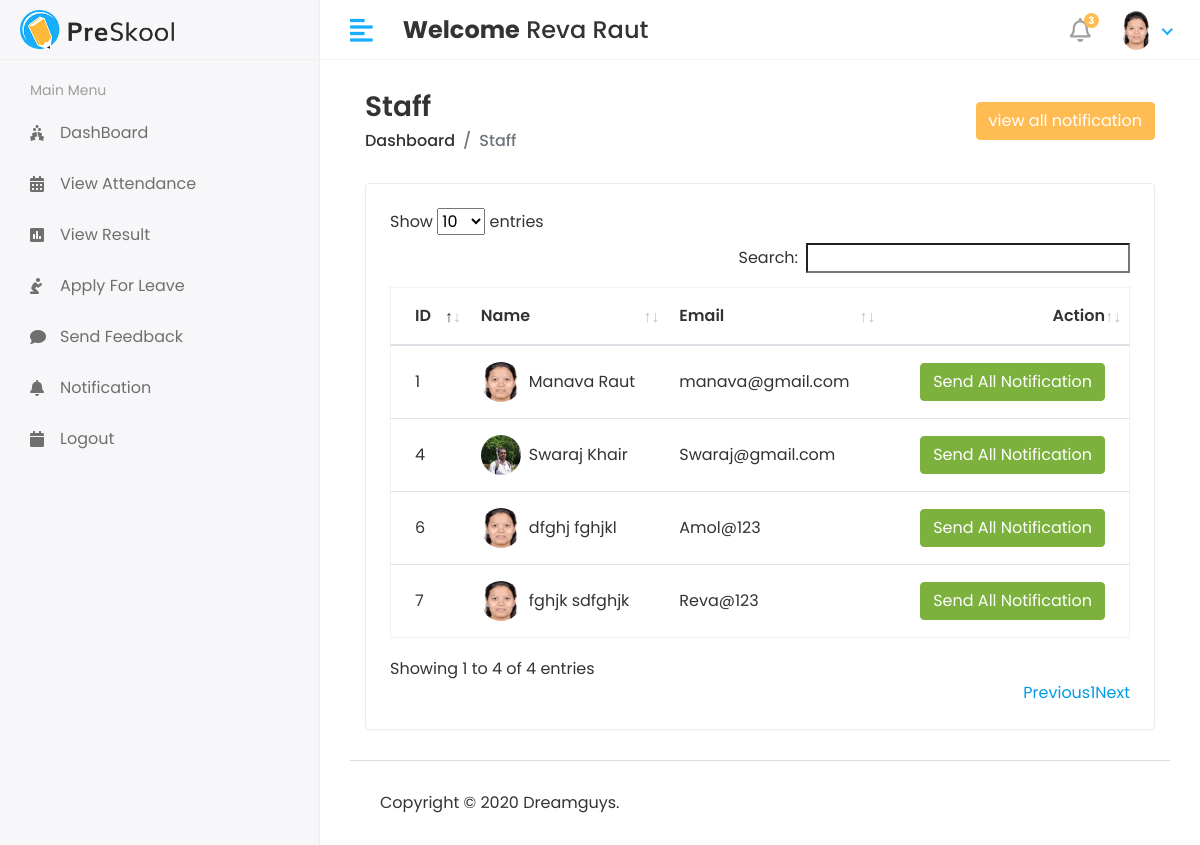
Page /Hod/Staff/Send_Notification (signed in) on the committed database.
### S_M_S/models.py (models this page shows, shortened)
class CustomUser(AbstractUser):
    USER = (
        (1,'HOD'),
        (2,'STAFF'),
        (3,'STUDENT'),
    )
    user_type = models.CharField(choices=USER, max_length=50, default=1) # user choices (HOD,Staff,Student)
    profile_pic = models.ImageField(upload_to='media/profile_pic')

class Staff(models.Model):
    admin = models.OneToOneField(CustomUser, on_delete=models.CASCADE)
    address = models.TextField()
    gender = models.CharField( max_length=100)
    created_at = models.DateTimeField(auto_now_add=True)
    updated_at = models.DateTimeField(auto_now=True)

### student_management_system/HOD_Views.py (the view)
# urls.py: path('Hod/Staff/Send_Notification',HOD_Views.STAFF_SEND_NOTIFICATION,name='staff_send_notification'),
@login_required(login_url='/')
def STAFF_SEND_NOTIFICATION(request):
    staff = Staff.objects.all()
    see_notification = Staff_Notification.objects.all().order_by('-id')[0:5]
    context = {
        'staff':staff,
        'see_notification':see_notification,
    }
    return render(request,'HOD/staff_notification.html',context)

### template/HOD/staff_notification.html (shortened to what this page needs)
{% extends 'base.html' %}
{% block content %}
<div class="content container-fluid">
    <div class="page-header">
       <div class="row align-items-center">
          <div class="col">
             <h3 class="page-title">Staff</h3>
             <ul class="breadcrumb">
                <li class="breadcrumb-item"><a href="index.html">Dashboard</a></li>
                <li class="breadcrumb-item active">Staff</li>
             </ul>
          </div>
          <div class="col-auto text-right float-right ml-auto">
            <button< type="button" class="btn btn-primary" data-toggle ="modal" data-target="#exampleModalCenter">view all notification</button>
          </div>
       </div>
    </div>
    <div class="row">
       <div class="col-sm-12">
          <div class="card card-table">
             <div class="card-body">
                <div class="table-responsive">
                   <table id="table_id" class="table table-hover table-center mb-0 ">
                      <thead>
                         <tr>
                            <th>ID</th>
                            <th>Name</th>
                            <th>Email</th>
                            <th class="text-right">Action</th>
                         </tr>
                      </thead>
                      <tbody>
                        {% for i in staff %}
                         <tr>
                            <td>{{i.id}}</td>
                            <td>
                               <h2 class="table-avatar">
                                  <a href="student-details.html" class="avatar avatar-sm mr-2"><img class="avatar-img rounded-circle" src="/{{i.admin.profile_pic}}" alt="User Image"></a>
                                  <a href="student-details.html">{{i.admin.first_name}}&nbsp;{{i.admin.last_name}} </a>
                               </h2>
                            </td>
                            <td>{{i.admin.email}}</td>
                            <td class="text-right">
                                <button< type="button" class="btn btn-success" data-toggle="modal" data-target="#sendnotification-{{forloop.counter}}">Send All Notification</button>
                            </td>
                         </tr>
                        {% endfor %}
                      </tbody>
                   </table>
                </div>
             </div>
          </div>
       </div>
    </div>
 </div>
{% endblock %}

### template/includes/header.html (shortened to what this page needs)
{% load static %}
<div class="header">
    <div class="header-left">
       <a href="index.html" class="logo">
       <img src="{% static 'assets/img/logo.png' %}" alt="Logo">
       </a>
    </div>
    <a href="javascript:void(0);" id="toggle_btn">
    <i class="fas fa-align-left"></i>
    </a>
    <div class="top-nav-search mt-3">
       <h4>
         <strong> Welcome</strong><span> {{user.first_name}} {{user.last_name}}  </span>
       </h4>
    </div>
    <ul class="nav user-menu">
       <li class="nav-item dropdown noti-dropdown">
          <a href="#" class="dropdown-toggle nav-link" data-toggle="dropdown">
          <i class="far fa-bell"></i> <span class="badge badge-pill">3</span>
          </a>
       </li>
       <li class="nav-item dropdown has-arrow">
          <a href="#" class="dropdown-toggle nav-link" data-toggle="dropdown">
            {% if  user.profile_pic == "" %}
            <span class="user-img"><img class="rounded-circle" src="{% static 'assets/img/noimg.jpg' %}" width="31" alt= {{user.first_name}} {{user.last_name}}></span>
            {% else %}
           <span class="user-img"><img class="rounded-circle" src="/{{user.profile_pic}}" width="31" alt= {{user.first_name}} {{user.last_name}}></span>
          {% endif %}
          </a>
       </li>
    </ul>
 </div>

### static/assets/css/style.css (style rules this page uses)
html { height: 100%; }
body { background-color: #fff; color: #333; font-family: 'Poppins', sans-serif; font-size: 1rem; height: 100%; line-height: 1.5; overflow-x: hidden; }
h1, h2, h3, h4, h5, h6 { font-family: 'Poppins', sans-serif; margin-top: 0; }
a { color: #009ce7; }
input, button, a { transition: all 0.4s ease; -moz-transition: all 0.4s ease; -o-transition: all 0.4s ease; -ms-transition: all 0.4s ease; -webkit-transition: all 0.4s ease; }
ul, ol { padding: 0px; list-style: none; }
.table { color: #333; max-width: 100%; margin-bottom: 0; width: 100%; }
.table.dataTable { border-collapse: collapse !important; border: 1px solid rgba(0, 0, 0, 0.05); }
table.table td h2 { display: inline-block; font-size: inherit; font-weight: 400; margin: 0; padding: 0; vertical-align: middle; }
table.table td h2.table-avatar { align-items: center; display: inline-flex; font-size: inherit; font-weight: 400; margin: 0; padding: 0; vertical-align: middle; white-space: nowrap; }
table.table td h2 a { color: #333; }
.table thead tr th { font-weight: 600; }
.table tbody tr { border-bottom: 1px solid rgba(0, 0, 0, 0.05); }
.table.table-center td, .table.table-center th { vertical-align: middle; }
.card-table .card-body .table > thead > tr > th { border-top: 0; }
.card-table .card-body .table tr td:first-child, .card-table .card-body .table tr th:first-child { padding-left: 1.5rem; }
.card-table .card-body .table tr td:last-child, .card-table .card-body .table tr th:last-child { padding-right: 1.5rem; }
.card-table .table td, .card-table .table th { border-top: 1px solid #e2e5e8; padding: 1rem 0.75rem; white-space: nowrap; }
.btn-primary { background-color: #FFBC53; border: 1px solid #FFBC53; }
.btn-success { background-color: #7bb13c; border: 1px solid #7bb13c }
.card { border: 1px solid #ececf5; box-shadow: 0 1px 3px 0 rgba(0, 0, 0, 0.03); margin-bottom: 1.875rem; }
.card-body { padding: 1.5rem; }
.avatar { position: relative; display: inline-block; width: 3rem; height: 3rem }
.avatar > img { width: 100%; height: 100%; -o-object-fit: cover; object-fit: cover; }
.avatar-sm { width: 2.5rem; height: 2.5rem; }
.header { background-color: #fff; border-bottom: 1px solid #f3f3f4; left: 0; position: fixed; right: 0; top: 0; z-index: 1001; height: 60px; }
.header .header-left { float: left; height: 60px; padding: 0 20px; position: relative; width: 320px; z-index: 1; transition: all 0.2s ease-in-out; background-color: #f7f7fa; border-bottom: 1px solid #efefef; border-right: 1px solid #ececf5; display: flex; align-items: center; }
.header .header-left .logo { display: inline-block; line-height: 60px; }
.header .header-left .logo img { max-height: 40px; width: auto; }
.header .dropdown-toggle:after { display: none; }
.header .has-arrow .dropdown-toggle:after { border-top: 0; border-left: 0; border-bottom: 2px solid #18aefa; border-right: 2px solid #18aefa; content: ''; height: 8px; display: inline-block; pointer-events: none; -webkit-transform-origin: 66% 66%; -ms-transform-origin: 66% 66%; transform-origin: 66% 66%; -webkit-transform: rotate(45deg); -ms-transform: rotate(45deg); transform: rotate(45deg); -webkit-transition: all 0.15s ease-in-out; transition: all 0.15s ease-in-out; width: 8px; vertical-align: 0px; }
.user-menu { float: right; margin: 0; position: relative; z-index: 99; padding-right: 15px; }
.user-menu.nav > li > a { color: #a0a0a0; font-size: 14px; line-height: 58px; padding: 0 15px; height: 60px; }
.user-img { margin-right: 3px; position: relative; }
.top-nav-search { float: left; margin-left: 15px; }
.page-header { margin-bottom: 1.875rem; }
.page-header .breadcrumb { background-color: transparent; color: #6c757d; font-size: 1rem; font-weight: 500; margin-bottom: 0; padding: 0; }
.page-header .breadcrumb a { color: #333; }
.page-title { font-size: 28px; font-weight: 600; color: #333; margin-bottom: 5px; }
.user-menu.nav > li > a .badge { background-color: #FFBC53; display: block; font-size: 10px; font-weight: bold; height: 15px; width: 15px; position: absolute; right: 7px; top: 13px; color: #fff; padding: 3px; }
.user-menu.nav > li > a > i { font-size: 1.5rem; line-height: 60px; }
@media (min-width: 992px) { #toggle_btn { align-items: center; color: #18aefa; display: inline-flex; float: left; font-size: 26px; height: 60px; justify-content: center; margin-left: 15px; padding: 0 15px; } }

### rows in the picture
CustomUser: first_name "Reva", last_name "Raut", profile_pic (picture)
Staff: id "1", admin.profile_pic (picture), admin.first_name "Manava", admin.last_name "Raut", admin.email "manava@gmail.com"
Staff: id "4", admin.profile_pic (picture), admin.first_name "Swaraj", admin.last_name "Khair", admin.email "Swaraj@gmail.com"
Staff: id "6", admin.profile_pic (picture), admin.first_name "dfghj", admin.last_name "fghjkl", admin.email "Amol@123"
Staff: id "7", admin.profile_pic (picture), admin.first_name "fghjk", admin.last_name "sdfghjk", admin.email "Reva@123"
